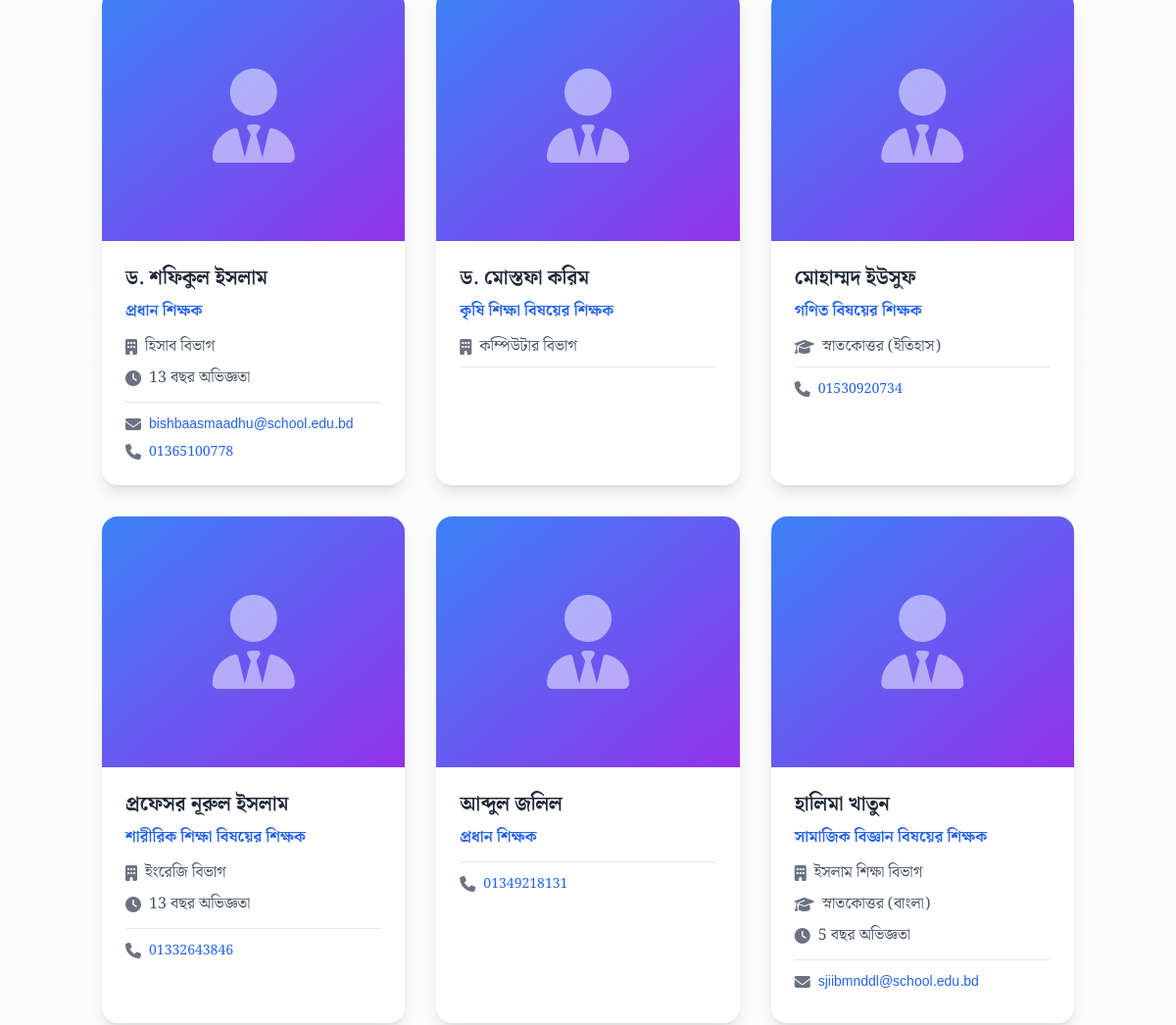
The app's page /administration/ (middle part), older data.
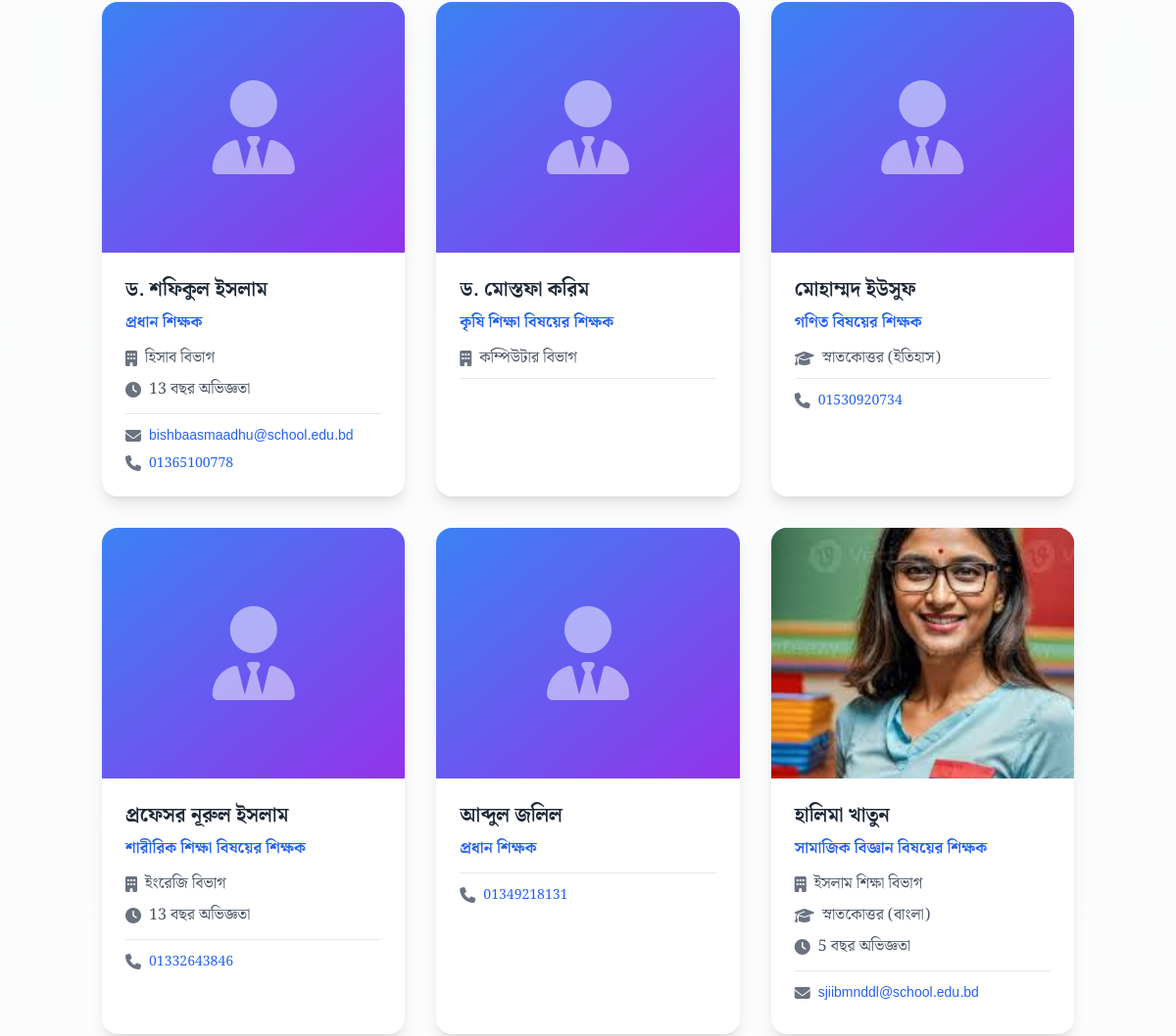
The same page, newer data.
### web/models.py (models this page shows, shortened)
class TimeStampModel(models.Model):
    created_at = models.DateTimeField(auto_now_add=True)
    updated_at = models.DateTimeField(auto_now=True)
    class Meta:
        abstract = True

class FacultyMember(TimeStampModel):
    CATEGORY_CHOICES = [
        ('teacher', 'Teacher'),
        ('management', 'Management'),
        ('administration', 'Administration'),
        ('staff', 'Staff (Kormochari)'),
    ]
    category = models.CharField(max_length=32, choices=CATEGORY_CHOICES, default='teacher', verbose_name='Category')
    name = models.CharField(max_length=200, verbose_name='Name')
    position = models.CharField(max_length=200, verbose_name='Position')
    department = models.CharField(max_length=200, blank=True, verbose_name='Department')
    education = models.CharField(max_length=200, blank=True, verbose_name='Education')
    experience = models.CharField(max_length=100, blank=True, help_text="Years of experience", verbose_name='Experience')
    email = models.EmailField(blank=True, verbose_name='Email')
    phone = models.CharField(max_length=20, blank=True, verbose_name='Phone')
    photo = models.ImageField(upload_to='faculty_photos/', blank=True, verbose_name='Photo')
    is_active = models.BooleanField(default=True, verbose_name='Active')
    order = models.IntegerField(default=0, verbose_name='Order')
    class Meta:
        ordering = ['order', '-created_at']
        verbose_name = 'Faculty Member'
        verbose_name_plural = 'Faculty Members'

### web/views.py (the view)
# urls.py: path('administration/', administration, name='administration'),
def administration(request):
    slider_images = Slider.objects.filter(is_active=True).exclude(image='').order_by('-created_at')
    management_members = FacultyMember.objects.filter(category='management', is_active=True).order_by('order', 'id')
    teacher_members = FacultyMember.objects.filter(category='teacher', is_active=True).order_by('order', 'id')
    administration_members = FacultyMember.objects.filter(category='administration', is_active=True).order_by('order', 'id')
    staff_members = FacultyMember.objects.filter(category='staff', is_active=True).order_by('order', 'id')
    special_officers = Teacher.objects.filter(category='special_officer').order_by('id')
    teachers = Teacher.objects.filter(category='teacher').order_by('id')
    management_board = Teacher.objects.filter(category='management_board').order_by('id')
    administration_officers = Teacher.objects.filter(category='administration').order_by('id')
    kormochari_members = Teacher.objects.filter(category='kormochari').order_by('id')
    administration_data = {
        'management_members': management_members,
        'teacher_members': teacher_members,
        'administration_members': administration_members,
        'staff_members': staff_members,
        'special_officers': special_officers,
        'teachers': teachers,
        'management_board': management_board,
        'administration_officers': administration_officers,
        'kormochari_members': kormochari_members,
        'slider_images': slider_images,
    }
    return render(request, 'website/administration.html', administration_data)

### web/context_processors.py (called while the page is built)
def school_info_processor(request):
    school_info = SchoolInfo.objects.first()
    latest_notice = Notice.objects.filter(is_active=True).first()
    return {
        'school_info': school_info,
        'latest_notice': latest_notice
    }

### template/website/administration.html (shortened to what this page needs)
{% extends 'website/base.html' %}
{% block content %}
<div class="bg-gradient-to-b from-gray-50 to-white py-8">
  <div class="container mx-auto px-4">
    {% include 'component/administration/teachers.html' %}
  </div>
</div>
{% endblock %}

### template/component/administration/teacher_card.html
<div class="faculty-card bg-white rounded-2xl shadow-lg overflow-hidden transform transition-all duration-500 hover:scale-105 hover:shadow-2xl">
    <div class="h-64 overflow-hidden bg-gradient-to-br from-blue-500 to-purple-600">
        {% if faculty.photo and faculty.photo.url %}
            <img src="{{ faculty.photo.url }}" alt="{{ faculty.name }}"
                 class="w-full h-full object-cover transition-transform duration-500 hover:scale-110">
        {% else %}
            <div class="w-full h-full flex items-center justify-center">
                <i class="fas fa-user-tie text-8xl text-white opacity-50"></i>
            </div>
        {% endif %}
    </div>
    <div class="p-6">
        <h3 class="text-xl font-bold text-gray-800 mb-2">{{ faculty.name }}</h3>
        <p class="text-blue-600 font-semibold mb-3">{{ faculty.position }}</p>
        {% if faculty.department %}
        <div class="flex items-center mb-2">
            <i class="fas fa-building text-gray-500 mr-2"></i>
            <span class="text-gray-600">{{ faculty.department }}</span>
        </div>
        {% endif %}
        {% if faculty.education %}
        <div class="flex items-center mb-2">
            <i class="fas fa-graduation-cap text-gray-500 mr-2"></i>
            <span class="text-gray-600">{{ faculty.education }}</span>
        </div>
        {% endif %}
        {% if faculty.experience %}
        <div class="flex items-center mb-3">
            <i class="fas fa-clock text-gray-500 mr-2"></i>
            <span class="text-gray-600">{{ faculty.experience }} বছর অভিজ্ঞতা</span>
        </div>
        {% endif %}
        <div class="border-t pt-3">
            {% if faculty.email %}
            <div class="flex items-center mb-2">
                <i class="fas fa-envelope text-gray-500 mr-2"></i>
                <a href="mailto:{{ faculty.email }}" class="text-blue-600 hover:text-blue-800 text-sm">
                    {{ faculty.email }}
                </a>
            </div>
            {% endif %}
            {% if faculty.phone %}
            <div class="flex items-center">
                <i class="fas fa-phone text-gray-500 mr-2"></i>
                <a href="tel:{{ faculty.phone }}" class="text-blue-600 hover:text-blue-800 text-sm">
                    {{ faculty.phone }}
                </a>
            </div>
            {% endif %}
        </div>
    </div>
</div>

Row changes from the older to the newer data that the page shows:
changed FacultyMember "সামাজিক বিজ্ঞান বিষয়ের শিক্ষক": photo: picture added; photo empty → "faculty_photos/7.jpeg" (drawn)
